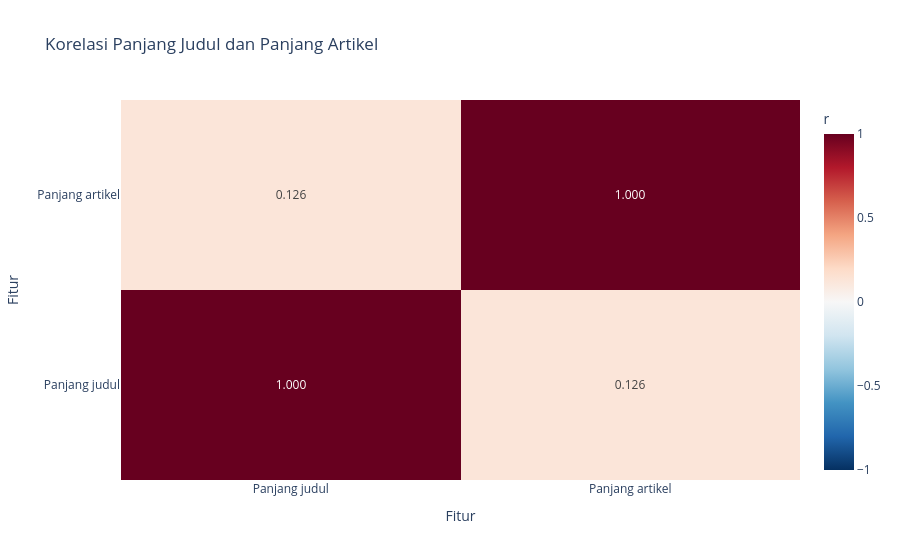

Write notebook code for a chart like this one.
### Markdown cell above
Korelasi Pearson dihitung dari seluruh pasangan `title_length` dan `text_length`. Keduanya memiliki interpretasi langsung sebagai panjang karakter. Korelasi tidak membuktikan kausalitas dan tidak mengukur kualitas atau keterbacaan artikel.

### Code cell
correlation = news.select(pl.corr("title_length", "text_length").alias("pearson_r")).collect(engine="streaming").item()
corr_matrix = [[1.0, correlation], [correlation, 1.0]]
fig3 = go.Figure(data=go.Heatmap(
    z=corr_matrix, x=["Panjang judul", "Panjang artikel"], y=["Panjang judul", "Panjang artikel"],
    zmin=-1, zmax=1, colorscale="RdBu", reversescale=True,
    text=[[f"{v:.3f}" for v in row] for row in corr_matrix], texttemplate="%{text}",
    hovertemplate="%{y} × %{x}<br>Korelasi Pearson: %{z:.3f}<extra></extra>", colorbar_title="r",
))
fig3.update_layout(title="Korelasi Panjang Judul dan Panjang Artikel", xaxis_title="Fitur", yaxis_title="Fitur")
fig3.show()

### Figure 1 — Plotly figure (JSON) as saved in the notebook; plotly's stock layout.template omitted (floating-point values rounded to 4 significant figures)
{"data": [{"colorbar": {"title": {"text": "r"}}, "colorscale": [[0, "rgb(103,0,31)"], [0.1, "rgb(178,24,43)"], [0.2, "rgb(214,96,77)"], [0.3, "rgb(244,165,130)"], [0.4, "rgb(253,219,199)"], [0.5, "rgb(247,247,247)"], [0.6, "rgb(209,229,240)"], [0.7, "rgb(146,197,222)"], [0.8, "rgb(67,147,195)"], [0.9, "rgb(33,102,172)"], [1, "rgb(5,48,97)"]], "hovertemplate": "%{y} × %{x}<br>Korelasi Pearson: %{z:.3f}<extra></extra>", "reversescale": true, "text": [["1.000", "0.126"], ["0.126", "1.000"]], "texttemplate": "%{text}", "type": "heatmap", "x": ["Panjang judul", "Panjang artikel"], "y": ["Panjang judul", "Panjang artikel"], "z": [[1, 0.1259], [0.1259, 1]], "zmax": 1, "zmin": -1}], "layout": {"title": {"text": "Korelasi Panjang Judul dan Panjang Artikel"}, "xaxis": {"title": {"text": "Fitur"}}, "yaxis": {"title": {"text": "Fitur"}}}}
